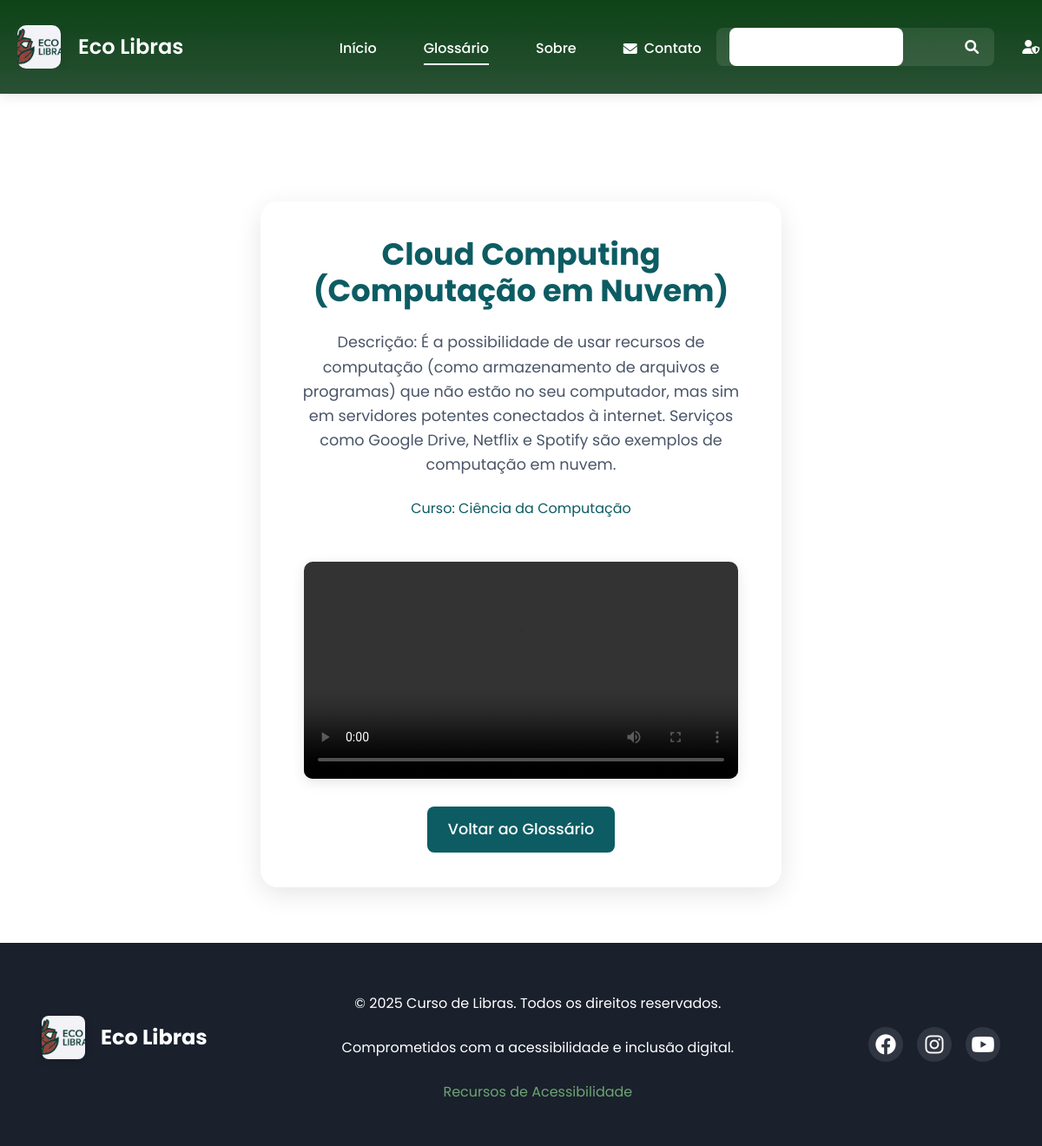
/vizualizacaoTermo/4, run on the app's committed database.
### APP/models.py (models this page shows)
class Termo(db.Model):
    __tablename__ = 'termo'
    id = db.Column(db.Integer, primary_key=True)
    nome_termo = db.Column(db.String(120), nullable=False)
    descricao = db.Column(db.Text, nullable=False)
    video = db.Column(db.String(255))
    curso_id = db.Column(db.Integer, db.ForeignKey('curso.id'), nullable=True)
    curso = db.relationship('Curso', back_populates='termos')

class Curso(db.Model):
    __tablename__ = 'curso'
    id = db.Column(db.Integer, primary_key=True)
    nome = db.Column(db.String(120), unique=True, nullable=False)
    termos = db.relationship('Termo', back_populates='curso', cascade='all, delete-orphan')

### APP/routes.py (the view)
@rotas_principal.route('/vizualizacaoTermo/<int:termo_id>')
def visualizar_termo(termo_id):
    termo = Termo.query.get(termo_id)
    if not termo:
        flash('Termo não encontrado.', 'warning')
        return redirect(url_for('principal.pagina_glossario'))
    curso_nome = termo.curso.nome if getattr(termo, 'curso', None) else None
    termo_dict = {
        'id': termo.id,
        'termo': termo.nome_termo,
        'descricao': termo.descricao,
        'video': termo.video,
        'curso_nome': curso_nome
    }
    return render_template('vizualizacaoTermo.html', termo=termo_dict)

### APP/templates/vizualizacaoTermo.html (shortened to what this page needs)
<!DOCTYPE html>
<html lang="pt-br">
<head>
    <link rel="stylesheet" href="{{ url_for('static', filename='css/reset.css') }}">
    <link rel="stylesheet" href="{{ url_for('static', filename='css/style.css') }}">
    <link rel="stylesheet" href="{{ url_for('static', filename='css/accessibility.css') }}">
    <link rel="stylesheet" href="{{ url_for('static', filename='css/glossario-modern.css') }}">
    <link rel="stylesheet" href="{{ url_for('static', filename='css/logo-modern.css') }}">
    <link rel="stylesheet" href="{{ url_for('static', filename='css/vizualizacao-termo.css') }}">
    <link rel="stylesheet" href="{{ url_for('static', filename='css/index-adjustments.css') }}">
    <link rel="stylesheet" href="{{ url_for('static', filename='css/performance.css') }}">
    <link rel="stylesheet" href="https://cdnjs.cloudflare.com/ajax/libs/font-awesome/6.0.0-beta3/css/all.min.css">
</head>
<body class="termo-page">
    <header role="banner" class="glossary-header">
        <nav role="navigation" aria-label="Menu principal">
            <div class="logo">
                <img src="{{ url_for('static', filename='images/WhatsApp Image 2025-08-23 at 18.20.33.jpeg') }}" alt="Ícone de acessibilidade" class="logo-icon">
                <span class="logo-text">Eco Libras</span>
            </div>
            <ul class="nav-links">
                <li><a href="{{ url_for('principal.pagina_inicial') }}" aria-label="Ir para início">Início</a></li>
                <li><a href="{{ url_for('principal.pagina_glossario') }}" aria-label="Ir para o glossário" class="active">Glossário</a></li>
                <li><a href="{{ url_for('principal.pagina_inicial') }}#about" aria-label="Ir para sobre nós">Sobre</a></li>
                <li>
                    <button id="open-contact" class="btn-nav" aria-label="Abrir menu de contato" type="button">
                        <i class="fas fa-envelope"></i> Contato
                    </button>
                </li>
            </ul>
            <div class="right-nav">
                <form class="search-bar" role="search" aria-label="Pesquisar no site">
                    <input type="search" placeholder="Pesquisar no site..." aria-label="Pesquisar">
                    <button type="submit" aria-label="Buscar"><i class="fas fa-search"></i></button>
                </form>
                <button id="open-admin-login" class="btn-nav" aria-label="Abrir login administrativo" type="button">
                    <i class="fas fa-user-shield"></i> Admin
                </button>
            </div>
        </nav>
    </header>
    <main role="main" id="main-content">
        <section class="termo-detalhe-section">
            <div class="termo-detalhe-card">
                <h1>{{ termo.termo }}</h1>
                <p><strong>Descrição:</strong> {{ termo.descricao or 'Sem descrição.' }}</p>
                <p class="curso"><strong>Curso:</strong> {{ termo.curso_nome or 'Não informado' }}</p>
                {% if termo.video %}
                <div class="video-container">
                    <video src="{{ url_for('static', filename='videos/' ~ (termo.video | replace('videos/',''))) }}" controls></video>
                </div>
                {% endif %}
                <a href="{{ url_for('principal.pagina_glossario') }}" class="btn" aria-label="Voltar ao glossário">Voltar ao Glossário</a>
            </div>
        </section>
    </main>
    <footer role="contentinfo">
        <div class="container">
            <div class="footer-content">
                <div class="footer-logo">
                    <img src="{{ url_for('static', filename='images/WhatsApp Image 2025-08-23 at 18.20.33.jpeg') }}" alt="Logo Eco Libras" class="footer-logo-img">
                    <span>Eco Libras</span>
                </div>
                <div class="footer-links">
                    <p>&copy; 2025 Curso de Libras. Todos os direitos reservados.</p>
                    <p>Comprometidos com a acessibilidade e inclusão digital.</p>
                    <p><a href="{{ url_for('static', filename='acessibilidade.html') }}" aria-label="Saiba mais sobre nossos recursos de acessibilidade">Recursos de Acessibilidade</a></p>
                </div>
                <div class="social-links">
                    <a href="#" aria-label="Siga-nos no Facebook"><i class="fab fa-facebook"></i></a>
                    <a href="#" aria-label="Siga-nos no Instagram"><i class="fab fa-instagram"></i></a>
                    <a href="#" aria-label="Siga-nos no YouTube"><i class="fab fa-youtube"></i></a>
                </div>
            </div>
        </div>
    </footer>
</body>
</html>

### APP/static/css/style.css (style rules this page uses)
:root { --primary-color: #007bff; --primary-dark: #0056b3; --secondary-color: #ffffff; --text-color: #333333; --light-gray: #f8f9fa; --border-color: #e9ecef; --shadow: 0 4px 6px rgba(0, 123, 255, 0.1); }
* { margin: 0; padding: 0; box-sizing: border-box; }
body { font-family: 'Arial', sans-serif; line-height: 1.6; color: var(--text-color); background: var(--secondary-color); }
a { text-decoration: none; color: var(--primary-color); transition: color 0.3s ease; }
ul { list-style: none; }
img { max-width: 100%; height: auto; }
header { background: transparent; color: var(--secondary-color); padding: 0.04rem 0; position: fixed; width: 100%; top: 0; left: 0; z-index: 1000; box-shadow: none; transition: background 0.3s; }
header nav { display: flex; flex-direction: row; align-items: center; justify-content: space-between; padding-left: 20px; gap: 16px; width: 100%; position: relative; background: transparent; box-shadow: none; }
header nav ul { display: flex; flex-direction: row; align-items: center; justify-content: center; flex: 1 1 auto; margin: 0 0 0 100px; padding: 0; }
nav .logo { margin-right: 2rem; display: flex; align-items: center; font-size: 1.8rem; font-weight: bold; color: var(--secondary-color); }
.logo { display: flex; align-items: center; font-size: 1.8rem; font-weight: bold; color: var(--secondary-color); }
.logo-icon { width: 60px; height: 60px; margin-right: 12px; border-radius: 8px; border: 2px solid #4CAF50; box-shadow: 0 2px 4px rgba(0, 0, 0, 0.1); object-fit: cover; }
header nav ul { display: flex; flex-direction: row; margin-top: 4px; margin-bottom: 0; align-items: center; }
header nav ul li { margin-left: 30px; }
header nav ul li a { color: var(--secondary-color); font-weight: 500; padding: 8px 16px; border-radius: 4px; transition: all 0.3s ease; }
.search-bar { display: flex; align-items: center; margin-left: 2rem; margin-right: 2rem; background: transparent; border-radius: 8px; box-shadow: none; height: 44px; flex: 0 0 320px; max-width: 400px; min-width: 200px; border: 2px solid transparent; transition: box-shadow 0.2s, border-color 0.2s, background 0.2s; }
.search-bar input[type="search"], .search-bar input[type="text"], .search-bar input[type="email"], .search-bar input[type="password"] { background: #fff !important; color: #222 !important; border: 1.5px solid var(--border-color, #ccc); border-radius: 8px; font-size: 1rem; padding: 12px 16px; outline: none; transition: border-color 0.2s; }
.search-bar button { border: 2px solid transparent; background: transparent; color: var(--secondary-color); padding: 0 20px; height: 100%; border-radius: 0 8px 8px 0; cursor: pointer; font-size: 1.1rem; font-weight: 600; transition: background 0.2s, color 0.2s, border-color 0.2s; display: flex; align-items: center; }
main { padding-top: 0px; }
section { padding: 80px 20px; max-width: 1200px; margin: 0 auto; }
h1 { font-size: 3rem; color: var(--primary-color); margin-bottom: 20px; line-height: 1.2; }
p { font-size: 1.1rem; margin-bottom: 20px; line-height: 1.7; }
.btn { display: inline-block; background: var(--primary-color); color: var(--secondary-color); padding: 15px 30px; border-radius: 8px; font-weight: 600; font-size: 1.1rem; transition: all 0.3s ease; border: 2px solid var(--primary-color); cursor: pointer; }
footer { background: var(--primary-color); color: var(--secondary-color); text-align: center; padding: 40px 20px; }
.footer-content p { margin-bottom: 10px; font-size: 1rem; }
.footer-content p:last-child { margin-bottom: 0; opacity: 0.8; }
button[type="submit"] { padding: 12px 24px; border-radius: 8px; background: var(--primary-color, #2e7d32); color: #fff; font-weight: bold; font-size: 1rem; border: none; cursor: pointer; transition: background 0.2s; }

### APP/static/css/logo-modern.css (style rules this page uses)
.logo { display: flex; align-items: center; text-decoration: none; }
.logo-icon { width: 60px; height: 60px; margin-right: 12px; border-radius: 8px; object-fit: cover; transition: transform 0.2s ease; box-shadow: 0 4px 12px rgba(0, 0, 0, 0.1); border: none; }
.logo-text { font-size: 1.5rem; font-weight: 600; color: var(--primary-color); margin: 0; }
.footer-logo { display: flex; align-items: center; margin-bottom: 1rem; }
.footer-logo-img { width: 50px; height: 50px; border-radius: 8px; margin-right: 10px; object-fit: cover; box-shadow: 0 2px 8px rgba(0, 0, 0, 0.1); border: none; }

### data on the page
Termo: termo "Cloud Computing (Computação em Nuvem)", descricao "É a possibilidade de usar recursos de computação (como armazenamento de arquivos e programas) que não estão no seu computador, mas sim em servidores potentes conectados à internet. Serviços como Google Drive, Netflix e Spotify são exemplos de computação em nuvem."
Curso: nome "Ciência da Computação"
